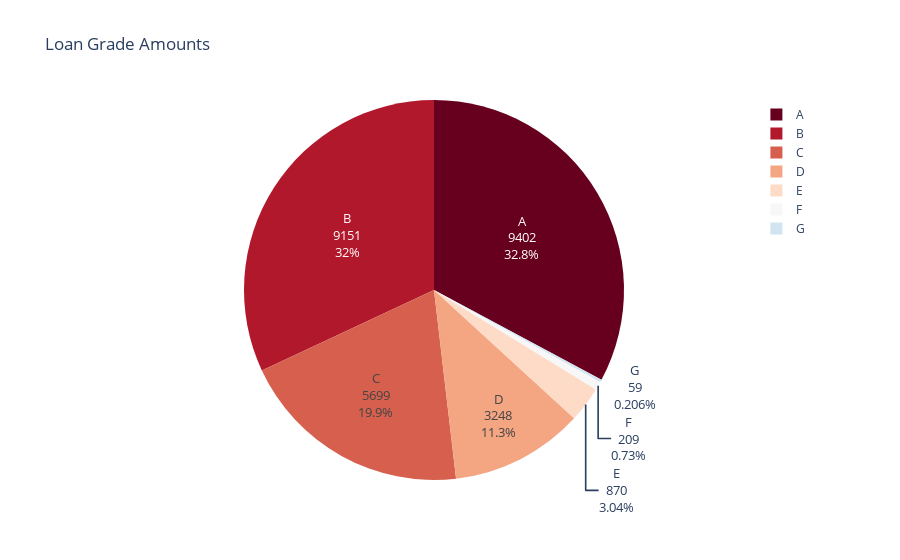

Notebook code for this chart:
### Code cell
# Visualize The Types of Loan Grades by Count
cdr_data_clean_loan = cdr_data_clean['loan_grade'].value_counts().reset_index()
print(cdr_data_clean_loan)
fig = px.pie(
    cdr_data_clean_loan,
    values='count',
    names='loan_grade',
    title = 'Loan Grade Amounts',
    color_discrete_sequence=px.colors.sequential.RdBu
)
fig.update_traces(textinfo='label+percent+value', textfont_size=13)
fig.show()

### Figure 1 — Plotly figure (JSON) as saved in the notebook; plotly's stock layout.template omitted (floating-point values rounded to 4 significant figures)
{"data": [{"domain": {"x": [0.0, 1.0], "y": [0.0, 1.0]}, "hovertemplate": "loan_grade=%{label}<br>count=%{value}<extra></extra>", "labels": ["A", "B", "C", "D", "E", "F", "G"], "legendgroup": "", "name": "", "showlegend": true, "values": [9402, 9151, 5699, 3248, 870, 209, 59], "type": "pie", "textfont": {"size": 13}, "textinfo": "label+percent+value"}], "layout": {"legend": {"tracegroupgap": 0}, "title": {"text": "Loan Grade Amounts"}, "piecolorway": ["rgb(103,0,31)", "rgb(178,24,43)", "rgb(214,96,77)", "rgb(244,165,130)", "rgb(253,219,199)", "rgb(247,247,247)", "rgb(209,229,240)", "rgb(146,197,222)", "rgb(67,147,195)", "rgb(33,102,172)", "rgb(5,48,97)"]}}
